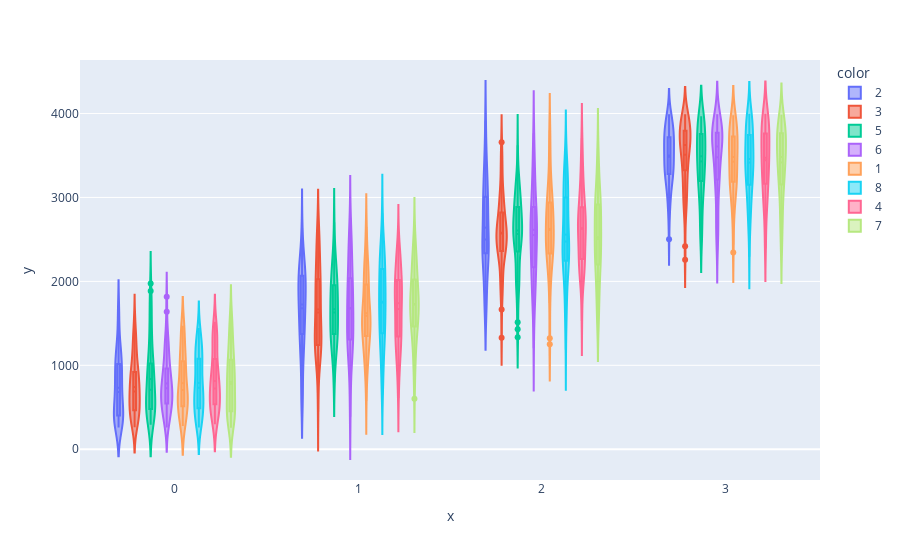

Here is the notebook cell this chart was saved with:
### Code cell
fig = px.violin(x=df["price_range"], y=df["ram"],color=df["n_cores"], box=True # draw box plot inside the violin
               )
fig.update_traces(box_visible=True, meanline_visible=True)
fig.update_layout(violinmode='group')
fig.show()

### Figure 1 — Plotly figure (JSON) as saved in the notebook; plotly's stock layout.template omitted (floating-point values rounded to 4 significant figures; data arrays with more than 128 entries replaced by an {"elided": "..."} marker saying what was removed)
{"data": [{"alignmentgroup": "True", "box": {"visible": true}, "hovertemplate": "color=2<br>x=%{x}<br>y=%{y}<extra></extra>", "legendgroup": "2", "marker": {"color": "#636efa"}, "meanline": {"visible": true}, "name": "2", "offsetgroup": "2", "orientation": "v", "scalegroup": "True", "showlegend": true, "type": "violin", "x": {"elided": "247 int values"}, "x0": " ", "xaxis": "x", "y": {"elided": "247 int values"}, "y0": " ", "yaxis": "y"}, {"alignmentgroup": "True", "box": {"visible": true}, "hovertemplate": "color=3<br>x=%{x}<br>y=%{y}<extra></extra>", "legendgroup": "3", "marker": {"color": "#EF553B"}, "meanline": {"visible": true}, "name": "3", "offsetgroup": "3", "orientation": "v", "scalegroup": "True", "showlegend": true, "type": "violin", "x": {"elided": "246 int values"}, "x0": " ", "xaxis": "x", "y": {"elided": "246 int values"}, "y0": " ", "yaxis": "y"}, {"alignmentgroup": "True", "box": {"visible": true}, "hovertemplate": "color=5<br>x=%{x}<br>y=%{y}<extra></extra>", "legendgroup": "5", "marker": {"color": "#00cc96"}, "meanline": {"visible": true}, "name": "5", "offsetgroup": "5", "orientation": "v", "scalegroup": "True", "showlegend": true, "type": "violin", "x": {"elided": "246 int values"}, "x0": " ", "xaxis": "x", "y": {"elided": "246 int values"}, "y0": " ", "yaxis": "y"}, {"alignmentgroup": "True", "box": {"visible": true}, "hovertemplate": "color=6<br>x=%{x}<br>y=%{y}<extra></extra>", "legendgroup": "6", "marker": {"color": "#ab63fa"}, "meanline": {"visible": true}, "name": "6", "offsetgroup": "6", "orientation": "v", "scalegroup": "True", "showlegend": true, "type": "violin", "x": {"elided": "230 int values"}, "x0": " ", "xaxis": "x", "y": {"elided": "230 int values"}, "y0": " ", "yaxis": "y"}, {"alignmentgroup": "True", "box": {"visible": true}, "hovertemplate": "color=1<br>x=%{x}<br>y=%{y}<extra></extra>", "legendgroup": "1", "marker": {"color": "#FFA15A"}, "meanline": {"visible": true}, "name": "1", "offsetgroup": "1", "orientation": "v", "scalegroup": "True", "showlegend": true, "type": "violin", "x": {"elided": "242 int values"}, "x0": " ", "xaxis": "x", "y": {"elided": "242 int values"}, "y0": " ", "yaxis": "y"}, {"alignmentgroup": "True", "box": {"visible": true}, "hovertemplate": "color=8<br>x=%{x}<br>y=%{y}<extra></extra>", "legendgroup": "8", "marker": {"color": "#19d3f3"}, "meanline": {"visible": true}, "name": "8", "offsetgroup": "8", "orientation": "v", "scalegroup": "True", "showlegend": true, "type": "violin", "x": {"elided": "256 int values"}, "x0": " ", "xaxis": "x", "y": {"elided": "256 int values"}, "y0": " ", "yaxis": "y"}, {"alignmentgroup": "True", "box": {"visible": true}, "hovertemplate": "color=4<br>x=%{x}<br>y=%{y}<extra></extra>", "legendgroup": "4", "marker": {"color": "#FF6692"}, "meanline": {"visible": true}, "name": "4", "offsetgroup": "4", "orientation": "v", "scalegroup": "True", "showlegend": true, "type": "violin", "x": {"elided": "274 int values"}, "x0": " ", "xaxis": "x", "y": {"elided": "274 int values"}, "y0": " ", "yaxis": "y"}, {"alignmentgroup": "True", "box": {"visible": true}, "hovertemplate": "color=7<br>x=%{x}<br>y=%{y}<extra></extra>", "legendgroup": "7", "marker": {"color": "#B6E880"}, "meanline": {"visible": true}, "name": "7", "offsetgroup": "7", "orientation": "v", "scalegroup": "True", "showlegend": true, "type": "violin", "x": {"elided": "259 int values"}, "x0": " ", "xaxis": "x", "y": {"elided": "259 int values"}, "y0": " ", "yaxis": "y"}], "layout": {"legend": {"title": {"text": "color"}, "tracegroupgap": 0}, "margin": {"t": 60}, "violinmode": "group", "xaxis": {"anchor": "y", "domain": [0, 1], "title": {"text": "x"}}, "yaxis": {"anchor": "x", "domain": [0, 1], "title": {"text": "y"}}}}
